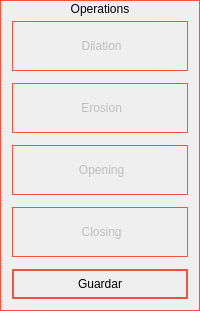
             <widget class="QGroupBox" name="groupBox_7">
              <property name="minimumSize">
               <size>
                <width>0</width>
                <height>50</height>
               </size>
              </property>
              <property name="cursor">
               <cursorShape>PointingHandCursor</cursorShape>
              </property>
              <property name="styleSheet">
               <string notr="true">border: 1px solid #F05542;</string>
              </property>
              <property name="title">
               <string>Operations</string>
              </property>
              <property name="alignment">
               <set>Qt::AlignCenter</set>
              </property>
              <layout class="QVBoxLayout" name="verticalLayout_20">
               <property name="spacing">
                <number>12</number>
               </property>
               <property name="topMargin">
                <number>20</number>
               </property>
               <item>
                <widget class="QPushButton" name="btnDilation">
                 <property name="enabled">
                  <bool>false</bool>
                 </property>
                 <property name="minimumSize">
                  <size>
                   <width>0</width>
                   <height>50</height>
                  </size>
                 </property>
                 <property name="cursor">
                  <cursorShape>PointingHandCursor</cursorShape>
                 </property>
                 <property name="styleSheet">
                  <string notr="true">QPushButton
{
border: 1px solid #F05542;
}
QPushButton:hover:!pressed
{
  border: 1px solid #F6863A;
}</string>
                 </property>
                 <property name="text">
                  <string> Dilation</string>
                 </property>
                 <property name="icon">
                  <iconset>
                   <normalon>:/img/dilation.ico</normalon>
                  </iconset>
                 </property>
                 <property name="iconSize">
                  <size>
                   <width>35</width>
                   <height>35</height>
                  </size>
                 </property>
                 <property name="flat">
                  <bool>true</bool>
                 </property>
                </widget>
               </item>
               <item>
                <widget class="QPushButton" name="btnErosion">
                 <property name="enabled">
                  <bool>false</bool>
                 </property>
                 <property name="minimumSize">
                  <size>
                   <width>0</width>
                   <height>50</height>
                  </size>
                 </property>
                 <property name="cursor">
                  <cursorShape>PointingHandCursor</cursorShape>
                 </property>
                 <property name="styleSheet">
                  <string notr="true">QPushButton
{
border: 1px solid #F05542;
}
QPushButton:hover:!pressed
{
  border: 1px solid #F6863A;
}</string>
                 </property>
                 <property name="text">
                  <string> Erosion</string>
                 </property>
                 <property name="icon">
                  <iconset>
                   <normalon>:/img/erosion.ico</normalon>
                  </iconset>
                 </property>
                 <property name="iconSize">
                  <size>
                   <width>35</width>
                   <height>35</height>
                  </size>
                 </property>
                 <property name="flat">
                  <bool>true</bool>
                 </property>
                </widget>
               </item>
               <item>
                <widget class="QPushButton" name="btnOpening">
                 <property name="enabled">
                  <bool>false</bool>
                 </property>
                 <property name="minimumSize">
                  <size>
                   <width>0</width>
                   <height>50</height>
                  </size>
                 </property>
                 <property name="cursor">
                  <cursorShape>PointingHandCursor</cursorShape>
                 </property>
                 <property name="styleSheet">
                  <string notr="true">QPushButton
{
border: 1px solid #F05542;
}
QPushButton:hover:!pressed
{
  border: 1px solid #F6863A;
}</string>
                 </property>
                 <property name="text">
                  <string> Opening</string>
                 </property>
                 <property name="icon">
                  <iconset>
                   <normalon>:/img/opening.ico</normalon>
                  </iconset>
                 </property>
                 <property name="iconSize">
                  <size>
                   <width>35</width>
                   <height>35</height>
                  </size>
                 </property>
                </widget>
               </item>
               <item>
                <widget class="QPushButton" name="btnClosing">
                 <property name="enabled">
                  <bool>false</bool>
                 </property>
                 <property name="minimumSize">
                  <size>
                   <width>0</width>
                   <height>50</height>
                  </size>
                 </property>
                 <property name="cursor">
                  <cursorShape>PointingHandCursor</cursorShape>
                 </property>
                 <property name="styleSheet">
                  <string notr="true">QPushButton
{
border: 1px solid #F05542;
}
QPushButton:hover:!pressed
{
  border: 1px solid #F6863A;
}</string>
                 </property>
                 <property name="text">
                  <string> Closing</string>
                 </property>
                 <property name="icon">
                  <iconset>
                   <normalon>:/img/closing.ico</normalon>
                  </iconset>
                 </property>
                 <property name="iconSize">
                  <size>
                   <width>35</width>
                   <height>35</height>
                  </size>
                 </property>
                </widget>
               </item>
               <item>
                <widget class="QPushButton" name="btnMorphologic">
                 <property name="minimumSize">
                  <size>
                   <width>0</width>
                   <height>30</height>
                  </size>
                 </property>
                 <property name="cursor">
                  <cursorShape>PointingHandCursor</cursorShape>
                 </property>
                 <property name="styleSheet">
                  <string notr="true">QPushButton
{
border: 2px solid #F05542;
}
QPushButton:hover:!pressed
{
  border: 2px solid #F6863A;
}</string>
                 </property>
                 <property name="text">
                  <string>Guardar</string>
                 </property>
                </widget>
               </item>
              </layout>
             </widget>
